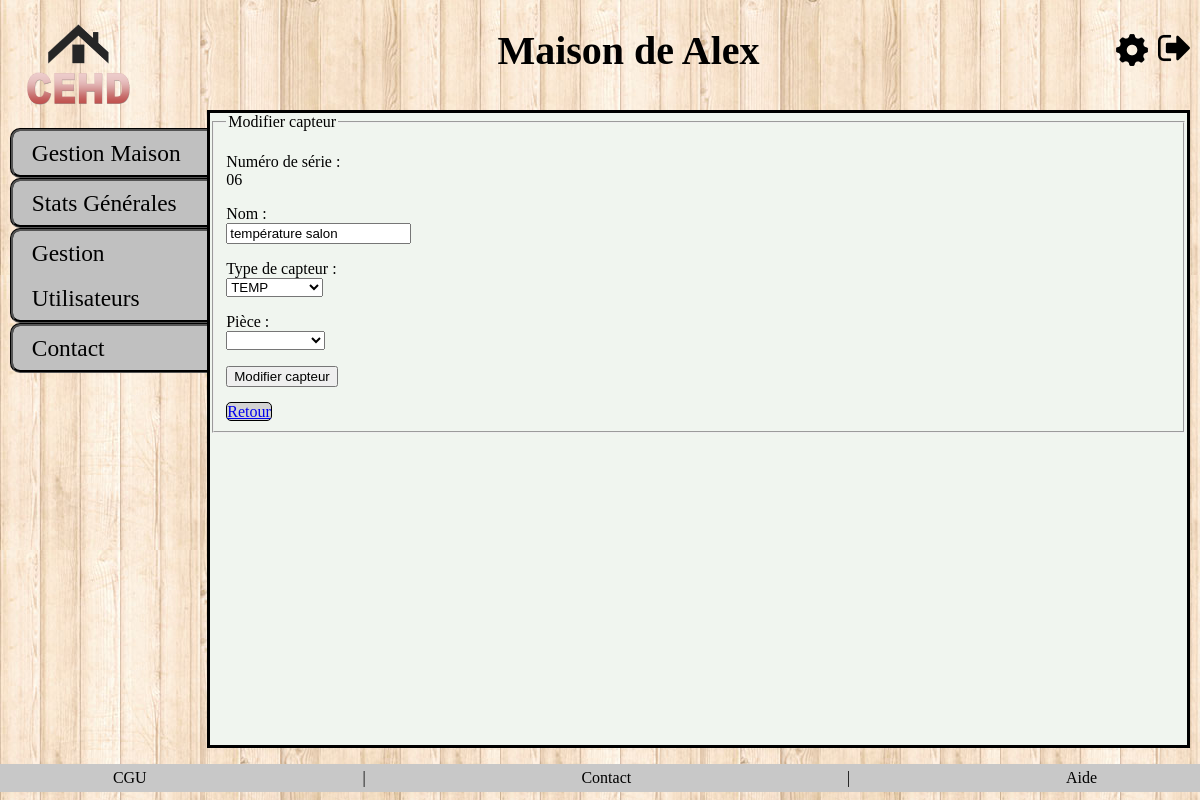
The page /index.php?action=edit_sensor_form&id=06 (signed in) on the database its author committed.
### tables this page shows
CREATE TABLE `sensor` (
  `id_sensor` int(2) UNSIGNED ZEROFILL NOT NULL,
  `sensor_type` enum('LIGHT','TEMP','SHUTTER','CONSO') NOT NULL,
  `current_state` tinyint(1) NOT NULL DEFAULT '1',
  `current_value` float UNSIGNED NOT NULL,
  `sensor_name` varchar(30) DEFAULT NULL,
  `id_room` int(10) UNSIGNED ZEROFILL NOT NULL
);

### model/sensor.php (called while the page is built, shortened)
<?php
function get_sensor_detail($id_sensor){
    $db=dbConnect();
    $req=$db->prepare('SELECT * FROM `sensor` WHERE id_sensor=?');
    $req->bindValue(1,$id_sensor,PDO::PARAM_INT);
    $req->execute();
    return $req;
}

### controller/sensor.php (called while the page is built, shortened)
<?php
require_once ROOT.'/model/sensor.php';
function getSensorDetail($id_sensor){
    $req=get_sensor_detail($id_sensor);
    $post=$req;
    return $post;
}

### model/backend.php (called while the page is built, shortened)
<?php
function get_id_home($id_user){
    $db=dbConnect();
    $req=$db->prepare('SELECT id_home FROM user_home WHERE id_user=?');
    $req->bindValue(1,$id_user,PDO::PARAM_INT);
    $req->execute();
    $id_home=$req->fetch();
    return $id_home;
}

### controller/room.php (called while the page is built, shortened)
<?php
require_once ROOT.'/model/room.php';
function getRoom($id_user){
    $target_home=get_id_home($id_user);
    $req=get_room($_SESSION['target_home']);
    $post=$req;
    return $post;
}

### model/room.php (called while the page is built, shortened)
<?php
function get_room($id_home){
    $db=dbConnect();
    $req=$db->prepare('SELECT * FROM `room` WHERE id_home=? ORDER BY floor_name');
    $req->bindValue(1,$id_home,PDO::PARAM_INT);
    $req->execute();
    return $req;
}

### view/frontend/edit_sensor.php (the view, shortened to what this page needs)
    <form action="index.php?action=edit_sensor" method="post">
        <fieldset>
            <legend>Modifier capteur</legend>
            <?php while($req = $sensor->fetch()){ ?>
                <p>
                    Numéro de série :<br/>
                    <?= $req['id_sensor'];?>
                </p>
                <p>
                    <label for="add_name">Nom :</label><br/>
                    <input type="text" placeholder="Nom" id="add_name" name="_name" value="<?= $req['sensor_name'];?>" required/>
                </p>
                <p>
                    <label for="sensor_type">Type de capteur :</label><br/>
                    <select name="_sensor_type" id="sensor_type" required>
                        <option value="<?= $req['sensor_type'];?>"> <?= $req['sensor_type'];?></option>
                    </select>
                </p>
            <?php }?>
            <p>
                <label for="room">Pièce :</label><br/>
                <select name="_room" id="room" required>
                    <option></option>
                    <?php foreach ($req1 as $row => $roomList){ ?>
                        <option value=<?= $roomList['id_room'];?>> <?= $roomList['name'];?></option>
                    <?php }?>
                </select>
            </p>
            <p>
                <input type="submit" value="Modifier capteur"/>
            </p>
            <a href="index.php?action=link_module_light" class="retour">Retour</a>
        </fieldset>
    </form>
<?php $content = ob_get_clean();
require 'template.php'; ?>

### public/css/style.css (style rules this page uses)
@media screen and (min-width: 915px ) { body { height: 100vh; margin: 0; padding: 0; display: flex; flex-direction: column; background-image: url('../img/fond.jpg'); } }
@media screen and (min-width: 915px ) { .retour { pading: 2px; text-align: center; border: 1px solid black; border-radius: 5px; width: 20%; margin: auto; background-color: lightgray; } }

### rows shown on the page
sensor: id_sensor "06", _name "température salon", _sensor_type "TEMP"

### other values the page prints
$_SESSION['name'] "Alex"
